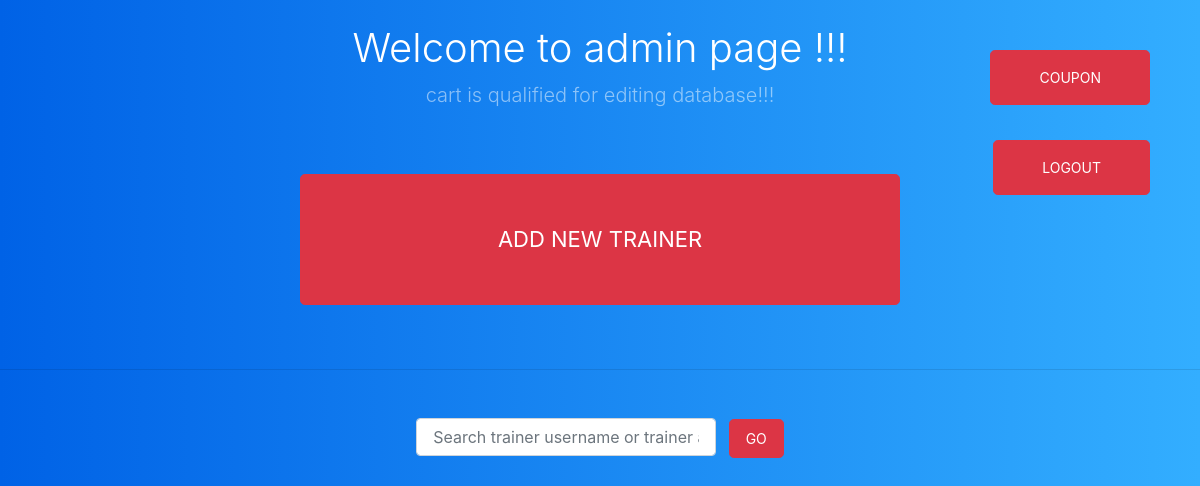
The app's page /admin.php (signed in), older data.
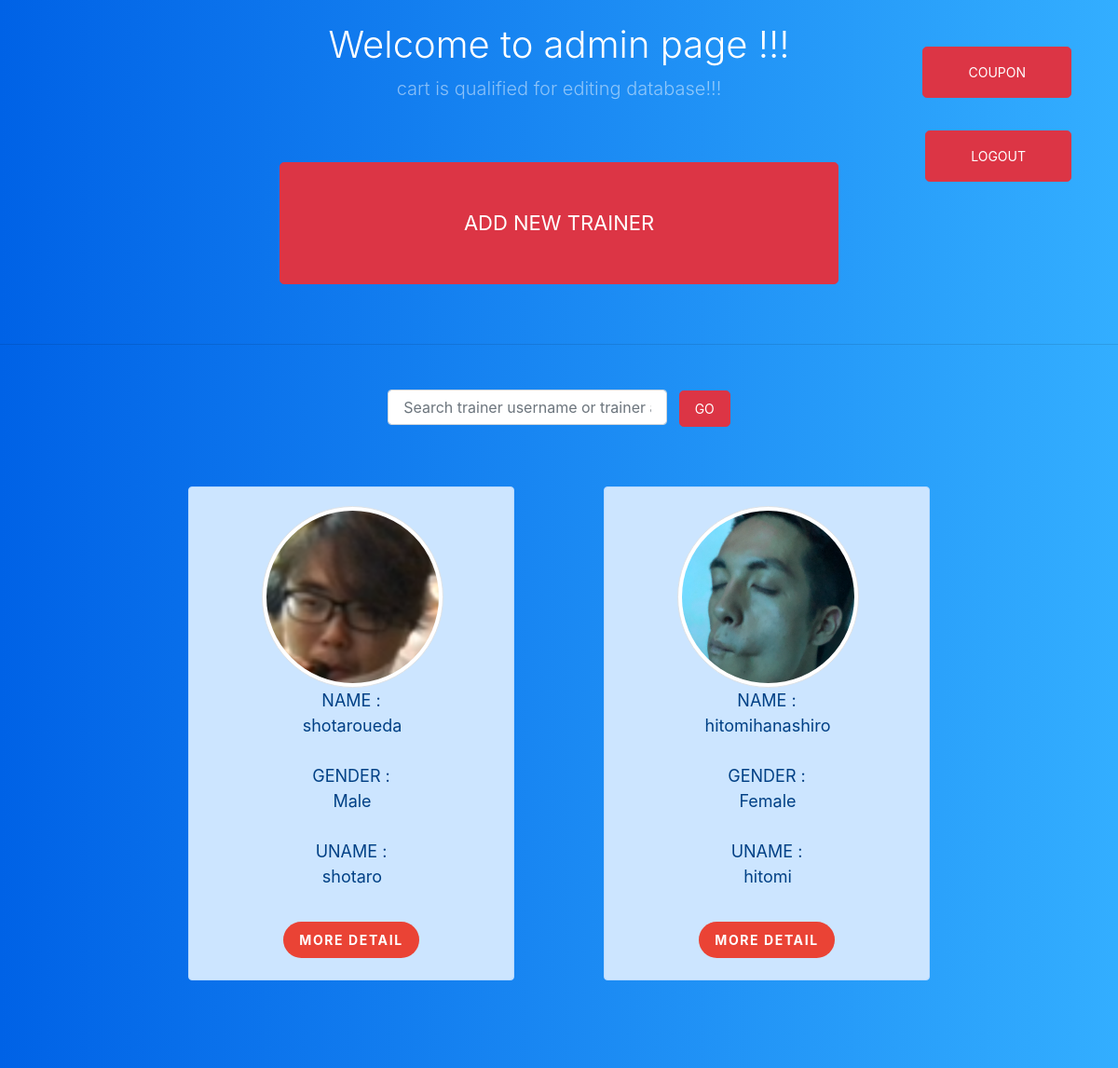
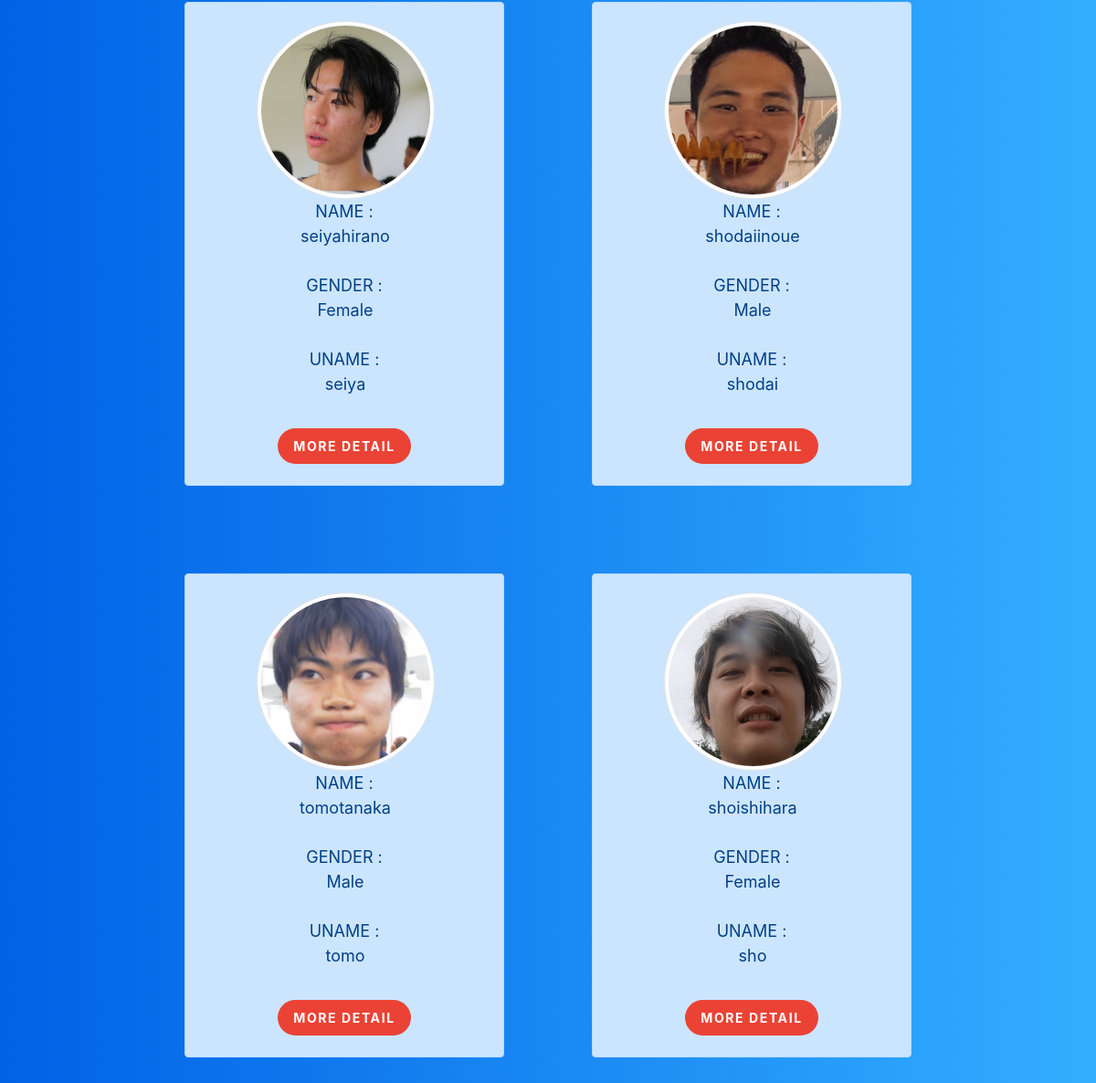
The same page, newer data (2 pictures, top to bottom).
### tables this page shows
CREATE TABLE `product` (
  `trainer_id` int(100) NOT NULL,
  `trainer_fname` varchar(100) NOT NULL,
  `trainer_lname` varchar(100) NOT NULL,
  `trainer_uname` varchar(100) NOT NULL,
  `trainer_email` varchar(100) NOT NULL,
  `trainer_description` varchar(100) NOT NULL,
  `trainer_phone` varchar(100) NOT NULL,
  `trainer_address` varchar(100) NOT NULL,
  `trainer_gender` varchar(100) NOT NULL,
  `trainer_image` varchar(100) DEFAULT NULL,
  `trainer_price` int(100) NOT NULL
);

### classes/database.php (called while the page is built, shortened)
<?php
class Database{
    private $servername = 'localhost';
    private $username = 'root';
    private $password = 'root';
    private $database_name = 'fist_portfolio';
    public function __construct()
    {
        $this->conn = new mysqli($this->servername,$this->username,$this->password,$this->database_name);
        if($this->conn->connect_error){
            die('cannot connect'.$this->conn->connect_error);
        }else{
            return $this->conn;
        }
    }
}
?>

### admin_action.php (called while the page is built, shortened)
<?php
include 'classes/admin_class.php';
$Admin = new Admin;
?>

### classes/admin_class.php (called while the page is built, shortened)
<?php
include 'database.php';
class Admin extends Database{
    public function display_trainer(){
        $displaytrainer = "SELECT * FROM product";
        $result = $this->conn->query($displaytrainer);
        if($result->num_rows >0){
            $row = array();
            while($rows = $result->fetch_assoc()){
                $row[] = $rows;
            }return $row;
        }else{
            return false;
        }
    }
    public function display_userstatus($userID){
        $displayalltrainer = "SELECT * FROM login WHERE login_id = '$userID'";
        $result = $this->conn->query($displayalltrainer);
        if($result == false){
            die('cannot one trainer'.$this->conn->connect_error);
        }else{
            return $result->fetch_assoc();
        }
    }
}
?>

### admin.php (the view, shortened to what this page needs)
<?php
    include 'admin_action.php';
    if(empty($_SESSION['login_id'])){
      header('location: login.php');
    }elseif($_SESSION['user_status']=='user'){
      header('location: trainerlist_new.php');
    }else{
      $userID = $_SESSION['login_id'];
      $didi = $Admin->display_userstatus($userID);
    }
?>
<!doctype html>
<html lang="en">
  <head>
    <link rel="stylesheet" href="https://use.fontawesome.com/releases/v5.6.3/css/all.css">
    <link rel="stylesheet" href="https://stackpath.bootstrapcdn.com/bootstrap/4.3.1/css/bootstrap.min.css">
  </head>
  <body class="d-flex flex-column">
  <div id="page-content">
      <div class="row justify-content-center m-0 text-center">
        <div class="col-md-12 p-0">
          <h1 class="font-weight-light mt-4 text-white">Welcome to admin page !!!</h1>
          <p class="lead text-white-50"><?php echo $didi['username'] ?> is qualified for editing database!!!</p>
          <a href='admin_coupon.php' role='button' class='coupon btn btn-lg btn-danger p-3 pr-5 pl-5 text-uppercase'>Coupon</a>
          <a href='logout.php' role='button' class='logout btn btn-lg btn-danger p-3 pr-5 pl-5 text-uppercase'>Logout</a>
          <div class="addittion">
            <a href='admin_add.php' role='button' class='btn btn-lg btn-danger w-50 p-5 text-uppercase mt-5 mb-5'>Add new trainer</a>
          </div>
          <hr>
          <form action="admin_action.php" method="post">
            <div class="form-group mt-5">
                <input type="text" name="search" class="form-control w-25 d-inline p-3" placeholder="Search trainer username or trainer address">
                <button class="btn btn-lg btn-danger btn-inline text-uppercase ml-2" type="submit" name="admin_serch">GO</button>
            </div>
          </form>
          <?php
            $list = $Admin->display_trainer();
            foreach($list as $key => $row){
              $userID = $row['trainer_id'];
                echo "<div class='alert alert-primary d-inline-block m-5'>";
                if($row['trainer_image']== null){
                    echo "<i class='fas fa-user'></i><br><br><br>";
                }else{
                  $image = $row['trainer_image'];
                  echo "<div class='big'>";
                  echo "<img src='upload/$image' class='img-thumbnail rounded-circle'>";
                  echo "</div>";
                }
                echo "NAME : <br>";
                echo "<div class='big'>";
                echo $row['trainer_fname'].$row['trainer_lname']."<br><br>";
                echo "</div>";
                echo "GENDER : <br>";
                echo "<div class='big'>";
                echo $row['trainer_gender']."<br><br>";
                echo "</div>";
                echo "UNAME : <br>";
                echo "<div class='big'>";
                echo $row['trainer_uname']."<br><br>";
                echo "</div>";
                echo "<a href='admin_edit.php?trainer_id=$userID' role='button' class='btn btn-lg btn-google btn-inline-block  text-uppercase mt-2 mb-2'>More detail</a>";
                echo "</div>";
            }
          ?>
        </div>
      </div>
  </div>
  </body>
</html>

### admin.php (style rules this page uses)
html, body { height: 100%; }
#page-content { flex: 1 0 auto; }
body { background: #007bff; background: linear-gradient(to right, #0062E6, #33AEFF); }
.d-inline-block { width :350px; height :530px; }
.big { width :310px; text-align: center; overflow: scroll; }
.alert-primary { font-size: 18px; padding: 20px; }
.text-uppercase { font-size: 14px; }
.btn-google { color: white; background-color: #ea4335; border-radius: 5rem; letter-spacing: .1rem; font-weight: bold; transition: all 0.2s; }
.img-thumbnail { width:195px; height:195px; overflow: hidden; }
.addittion a { font-size: 22px; }
.font-weight-light { position :relative; }
.logout { position :absolute; top:140px; right:50px; }
.coupon { position :absolute; top:50px; right:50px; }

Row changes from the older to the newer data that the page shows:
added product: trainer_image (picture), trainer_fname "shotaro", trainer_lname "ueda", trainer_gender "Male", trainer_uname "shotaro"
added product: trainer_image (picture), trainer_fname "hitomi", trainer_lname "hanashiro", trainer_gender "Female", trainer_uname "hitomi"
added product: trainer_image (picture), trainer_fname "seiya", trainer_lname "hirano", trainer_gender "Female", trainer_uname "seiya"
added product: trainer_image (picture), trainer_fname "shodai", trainer_lname "inoue", trainer_gender "Male", trainer_uname "shodai"
added product: trainer_image (picture), trainer_fname "tomo", trainer_lname "tanaka", trainer_gender "Male", trainer_uname "tomo"
added product: trainer_image (picture), trainer_fname "sho", trainer_lname "ishihara", trainer_gender "Female", trainer_uname "sho"
